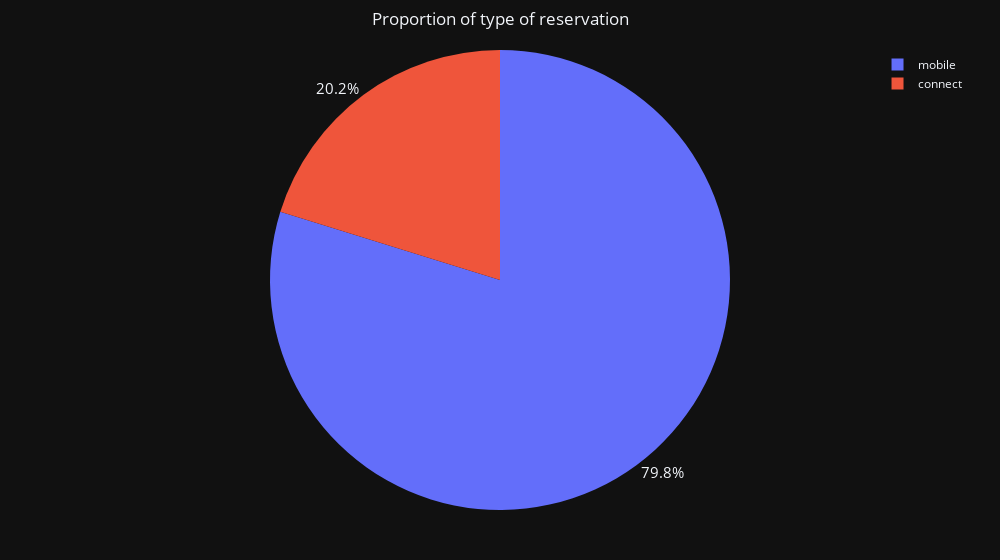

Here is the notebook cell this chart was saved with:
### Code cell
# Piechart proporion for state of the cars

df_checkin_type = (data['checkin_type'].value_counts(normalize=True)*100).rename_axis('checkin_type').reset_index(name='counts')

fig = px.pie(df_checkin_type,
             values= 'counts',
             names = 'checkin_type',
             width= 1000,
             title='Proportion of type of reservation'
             )
fig.update_traces(textposition = 'outside', textfont_size = 15)             
fig.update_layout(title_x = 0.5, 
                  margin=dict(l=50,r=50,b=50,t=50,pad=4), 
                  template = 'plotly_dark'
                  )    
fig.show()

### Figure 1 — Plotly figure (JSON) as saved in the notebook; plotly's stock layout.template omitted (floating-point values rounded to 4 significant figures)
{"data": [{"domain": {"x": [0, 1], "y": [0, 1]}, "hovertemplate": "checkin_type=%{label}<br>counts=%{value}<extra></extra>", "labels": ["mobile", "connect"], "legendgroup": "", "name": "", "showlegend": true, "textfont": {"size": 15}, "textposition": "outside", "type": "pie", "values": [79.79, 20.21]}], "layout": {"legend": {"tracegroupgap": 0}, "margin": {"b": 50, "l": 50, "pad": 4, "r": 50, "t": 50}, "title": {"text": "Proportion of type of reservation", "x": 0.5}, "width": 1000}}
